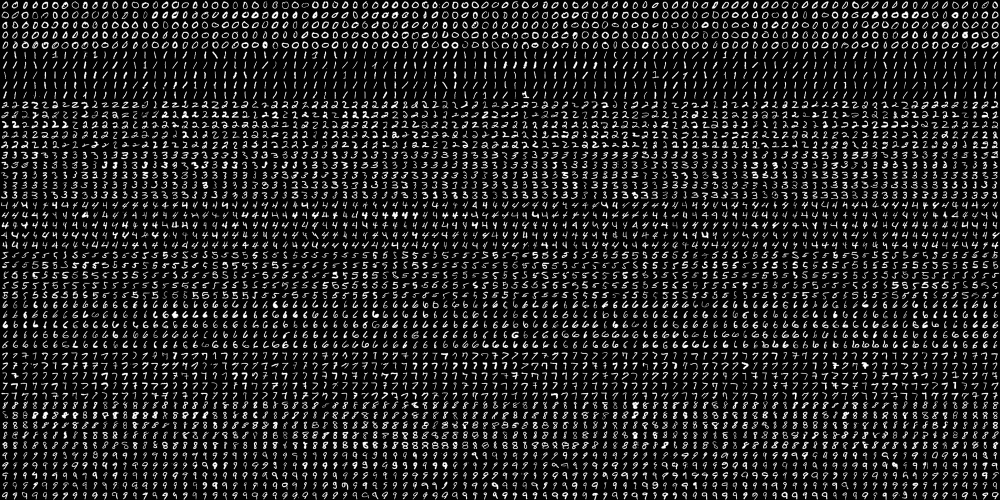
#> input picture digits.png, 2000 x 1000 px, given as the content of the folder ./source/Training/data/0, which was not available (shown at 1/2 size)
$ jupyter execute --allow-errors TMP.ipynb   (shell and % lines are left out)   (Python 2 division)
#> lines starting #> are read from the running program, lines starting #| are printed output that depends on the picture; pictures that were not available may be replaced by others from this repository, and a replacement may not be noted
### common.py
#!/usr/bin/env python

'''
This module contains some common routines used by other samples.
'''

# Python 2/3 compatibility
from __future__ import print_function
import sys
PY3 = sys.version_info[0] == 3

if PY3:
    from functools import reduce

import numpy as np
import cv2

# built-in modules
import os
import itertools as it
from contextlib import contextmanager

image_extensions = ['.bmp', '.jpg', '.jpeg', '.png', '.tif', '.tiff', '.pbm', '.pgm', '.ppm']

class Bunch(object):
    def __init__(self, **kw):
        self.__dict__.update(kw)
    def __str__(self):
        return str(self.__dict__)

# [4 lines left out: function splitfn, not called in this run]

def anorm2(a):
    return (a*a).sum(-1)
def anorm(a):
    return np.sqrt( anorm2(a) )

# [44 lines left out: functions homotrans, to_rect, rect2rect_mtx, lookat, mtx2rvec, draw_str, not called in this run]

class Sketcher:
    # [8 lines left out: function __init__, not called in this run]

    def show(self):
        cv2.imshow(self.windowname, self.dests[0])

    # [13 lines left out: function on_mouse, not called in this run]


# palette data from matplotlib/_cm.py
_jet_data =   {'red':   ((0., 0, 0), (0.35, 0, 0), (0.66, 1, 1), (0.89,1, 1),
                         (1, 0.5, 0.5)),
               'green': ((0., 0, 0), (0.125,0, 0), (0.375,1, 1), (0.64,1, 1),
                         (0.91,0,0), (1, 0, 0)),
               'blue':  ((0., 0.5, 0.5), (0.11, 1, 1), (0.34, 1, 1), (0.65,0, 0),
                         (1, 0, 0))}

cmap_data = { 'jet' : _jet_data }

# [14 lines left out: function make_cmap, not called in this run]

def nothing(*arg, **kw):
    pass

def clock():
    return cv2.getTickCount() / cv2.getTickFrequency()

# [8 lines left out: function Timer, not called in this run]

class StatValue:
    def __init__(self, smooth_coef = 0.5):
        self.value = None
        self.smooth_coef = smooth_coef
    # [6 lines left out: function update, not called in this run]

class RectSelector:
    # [31 lines left out: functions __init__, onmouse, draw, not called in this run]
    @property
    def dragging(self):
        return self.drag_rect is not None


def grouper(n, iterable, fillvalue=None):
    '''grouper(3, 'ABCDEFG', 'x') --> ABC DEF Gxx'''
    args = [iter(iterable)] * n
    if PY3:
        output = it.zip_longest(fillvalue=fillvalue, *args)
    else:
        output = it.izip_longest(fillvalue=fillvalue, *args)
    return output

def mosaic(w, imgs):
    '''Make a grid from images.

    w    -- number of grid columns
    imgs -- images (must have same size and format)
    '''
    imgs = iter(imgs)
    if PY3:
        img0 = next(imgs)
    else:
        img0 = imgs.next()
    pad = np.zeros_like(img0)
    imgs = it.chain([img0], imgs)
    rows = grouper(w, imgs, pad)
    return np.vstack(map(np.hstack, rows))

def getsize(img):
    h, w = img.shape[:2]
    return w, h

def mdot(*args):
    return reduce(np.dot, args)

# [4 lines left out: function draw_keypoints, not called in this run]

### TMP.ipynb
[cell 1]
import cv2
import numpy as np
from matplotlib import pyplot as plt
from os import listdir

SZ = 32
SIZE = 32
CLASS_N = 9
CLASS_NUMBER = 9
# local modules
from common import clock, mosaic

[cell 2]
def load_traffic_dataset():
    dataset = []
    labels = []
    for sign_type in range(CLASS_NUMBER):
        sign_list = listdir("./source/Training/data/{}".format(sign_type))
        for sign_file in sign_list:
            path = "./source/Training/data/{}/{}".format(sign_type,sign_file)
            img = cv2.imread(path,0)
#> img is the input picture: shape (1000, 2000); min 0, max 255, mean 33.8
            img = cv2.resize(img, (32,32))
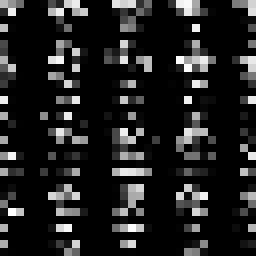
#> img: shape (32, 32) (shown 8 times larger); min 0, max 254, mean 33
            img = np.reshape(img, [32,32])
            dataset.append(img)
            labels.append(sign_type)
    return np.array(dataset), np.array(labels)

#> (a cell that did not finish here is left out)

#> (a cell that did not finish here is left out)

[cell 5]
def split2d(img, cell_size, flatten=True):
    h, w = img.shape[:2]
    sx, sy = cell_size
    cells = [np.hsplit(row, w//sx) for row in np.vsplit(img, h//sy)]
    cells = np.array(cells)
    if flatten:
        cells = cells.reshape(-1, sy, sx)
    return cells

def load_digits(fn):
    digits_img = cv2.imread(fn, 0)
    digits = split2d(digits_img, (SZ, SZ))
    labels = np.repeat(np.arange(CLASS_N), len(digits)/CLASS_N)
    return digits, labels

def deskew(img):
    m = cv2.moments(img)
    if abs(m['mu02']) < 1e-2:
        return img.copy()
    skew = m['mu11']/m['mu02']
    M = np.float32([[1, skew, -0.5*SZ*skew], [0, 1, 0]])
    img = cv2.warpAffine(img, M, (SZ, SZ), flags=cv2.WARP_INVERSE_MAP | cv2.INTER_LINEAR)
    return img

class StatModel(object):
    def load(self, fn):
        self.model.load(fn)  # Known bug: https://github.com/opencv/opencv/issues/4969
    def save(self, fn):
        self.model.save(fn)

class SVM(StatModel):
    def __init__(self, C = 12.5, gamma = 0.50625):
        self.model = cv2.ml.SVM_create()
        self.model.setGamma(gamma)
        self.model.setC(C)
        self.model.setKernel(cv2.ml.SVM_RBF)
        self.model.setType(cv2.ml.SVM_C_SVC)

    def train(self, samples, responses):
        self.model.train(samples, cv2.ml.ROW_SAMPLE, responses)

    def predict(self, samples):

        return self.model.predict(samples)[1].ravel()


def evaluate_model(model, digits, samples, labels):
    resp = model.predict(samples)
    print(resp)
    err = (labels != resp).mean()
    print('Accuracy: %.2f %%' % ((1 - err)*100))

    confusion = np.zeros((10, 10), np.int32)
    for i, j in zip(labels, resp):
        confusion[int(i), int(j)] += 1
    print('confusion matrix:')
    print(confusion)

    vis = []
    for img, flag in zip(digits, resp == labels):
        img = cv2.cvtColor(img, cv2.COLOR_GRAY2BGR)
        if not flag:
            img[...,:2] = 0

        vis.append(img)
    return mosaic(16, vis)

def preprocess_simple(digits):
    return np.float32(digits).reshape(-1, SZ*SZ) / 255.0


def get_hog() :
    winSize = (20,20)
    blockSize = (10,10)
    blockStride = (5,5)
    cellSize = (10,10)
    nbins = 9
    derivAperture = 1
    winSigma = -1.
    histogramNormType = 0
    L2HysThreshold = 0.2
    gammaCorrection = 1
    nlevels = 64
    signedGradient = True

    hog = cv2.HOGDescriptor(winSize,blockSize,blockStride,cellSize,nbins,derivAperture,winSigma,histogramNormType,L2HysThreshold,gammaCorrection,nlevels, signedGradient)

    return hog
    affine_flags = cv2.WARP_INVERSE_MAP|cv2.INTER_LINEAR


if __name__ == '__main__':

    print('Loading digits from digits.png ... ')
    # Load data.
    #digits, labels = load_digits('digits.png')
    digits, labels = load_traffic_dataset()
    print(digits.shape)
#| (10, 32, 32)
    print('Shuffle data ... ')
    # Shuffle data
    rand = np.random.RandomState(10)
    shuffle = rand.permutation(len(digits))
    digits, labels = digits[shuffle], labels[shuffle]

    print('Deskew images ... ')
    digits_deskewed = list(map(deskew, digits))

    print('Defining HoG parameters ...')
    # HoG feature descriptor
    hog = get_hog();

    print('Calculating HoG descriptor for every image ... ')
    hog_descriptors = []
    for img in digits_deskewed:
        hog_descriptors.append(hog.compute(img))
    hog_descriptors = np.squeeze(hog_descriptors)

    print('Spliting data into training (90%) and test set (10%)... ')
    train_n=int(0.9*len(hog_descriptors))
    digits_train, digits_test = np.split(digits_deskewed, [train_n])
    hog_descriptors_train, hog_descriptors_test = np.split(hog_descriptors, [train_n])
    labels_train, labels_test = np.split(labels, [train_n])


    print('Training SVM model ...')
    model = SVM()
    model.train(hog_descriptors_train, labels_train)

    print('Saving SVM model ...')
    model.save('digits_svm.dat')


    print('Evaluating model ... ')
    vis = evaluate_model(model, digits_test, hog_descriptors_test, labels_test)
#> the loop in evaluate_model, `for img, flag in zip(digits, resp == labels):` made 1 pass
#> pass 1, in evaluate_model, `img = cv2.cvtColor(img, cv2.COLOR_GRAY2BGR)`:
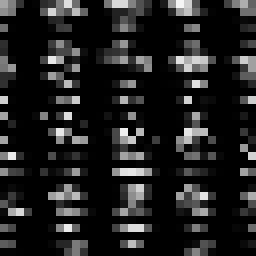
#> img: shape (32, 32, 3) (shown 8 times larger); min 0, max 245, mean 32.4
#> in mosaic, `img0 = next(imgs)`:
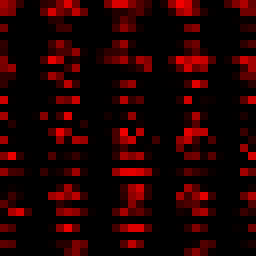
#> img0: shape (32, 32, 3) (shown 8 times larger); mean B, G, R 0, 0, 32.4
#> in mosaic, `return np.vstack(map(np.hstack, rows))`:
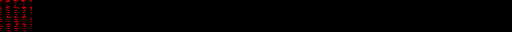
#> returned value: shape (32, 512, 3); mean of channels 0, 1, 2 0, 0, 2; drawn as B, G, R
    cv2.imwrite("digits-classification.jpg",vis)
    cv2.imshow("Vis", vis)
    cv2.waitKey(0)

[cell 6]
def getLabel(model, data):
    cv2.LI
    gray = cv2.cvtColor(data, cv2.COLOR_BGR2GRAY)
    img = [cv2.resize(gray,(SIZE,SIZE))]
    print(np.array(img).shape)
    img_deskewed = list(map(deskew, img))
    hog = get_hog()
    hog_descriptors = np.array([hog.compute(img_deskewed[0])])
    hog_descriptors = np.reshape(hog_descriptors, [-1, hog_descriptors.shape[1]])
    return int(model.predict(hog_descriptors)[0])

#> (a cell that did not finish here is left out)

[cell 8]
a = cv2.imread("./source/Training/data/4/ (1).png")
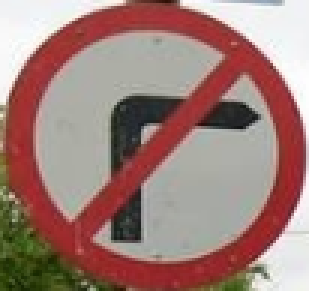
#> input picture dataset/5/ (1).png, 103 x 97 px, found by its file name (shown 3 times larger)
#> a is the input picture: shape (97, 103, 3); mean B, G, R 120.7, 127, 159.7

[cell 9]
b = cv2.imread()

[cell 10]
a.shape
#> Out = (97, 103, 3)

[cell 11]
a = [cv2.resize(a, (32,32))]
#> (the rest of this cell did not finish here and is left out)

[cell 12]
hog_descriptors.shape
#> Out = (10, 324)

[cell 13]
h = get_hog()
#> (the rest of this cell did not finish here and is left out)

#> (a cell that did not finish here is left out)

#> (a cell that did not finish here is left out)

#> (a cell that did not finish here is left out)

#> (a cell that did not finish here is left out)

[cell 18]
font = cv2.FONT_HERSHEY_PLAIN
#> (the rest of this cell did not finish here and is left out)
